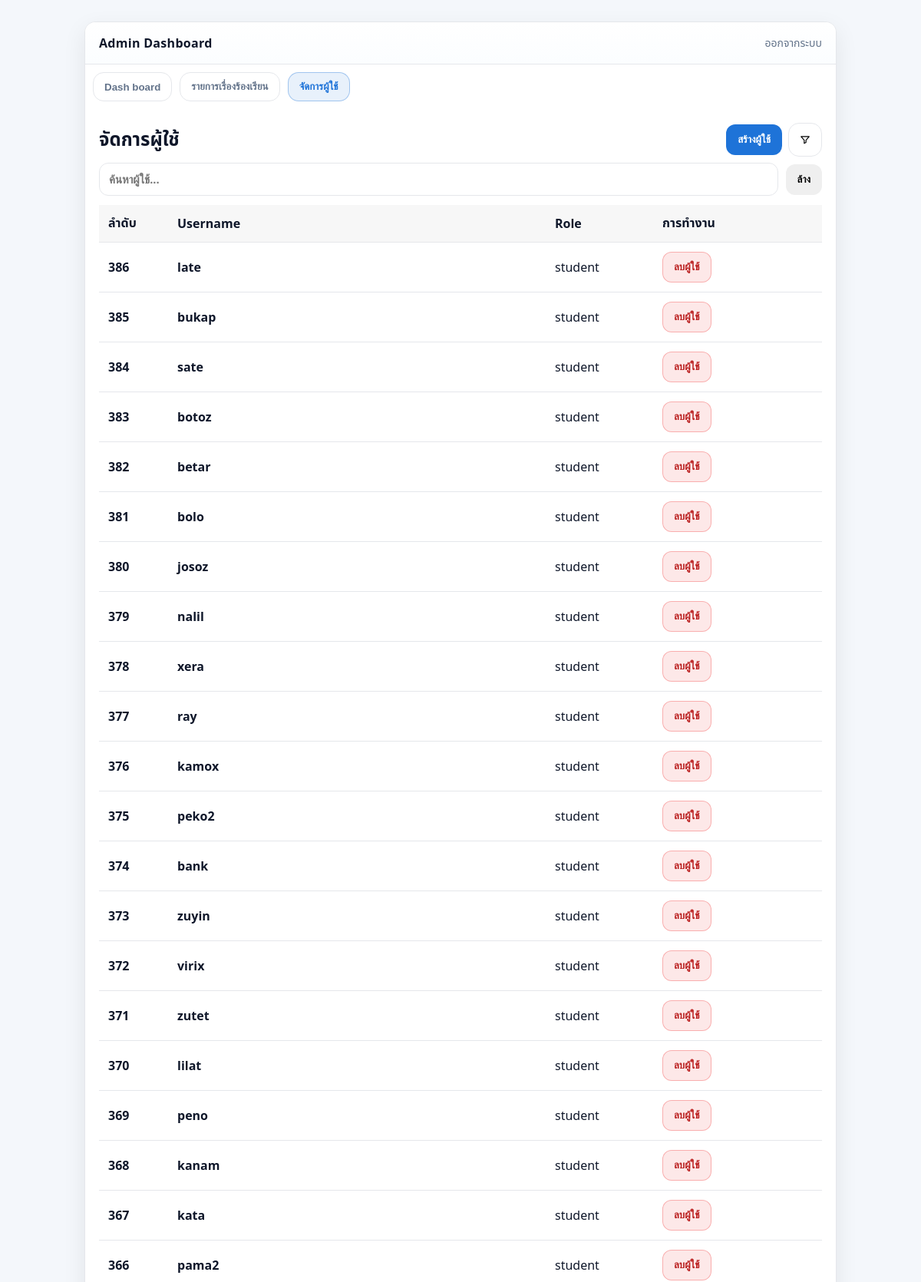
Page /admin/users (signed in, upper part) on the committed database.
### tables this page shows
CREATE TABLE users (
    id INTEGER PRIMARY KEY AUTOINCREMENT,
    username TEXT UNIQUE,
    password TEXT,
    role TEXT
, created_at REAL);

### code.py (the view)
@app.get("/admin/users", response_class=HTMLResponse)
def admin_users_page(request: Request, authorization: str | None = Header(None)):
    user = get_current_user(request, authorization)
    if user.get("role") != "root":
        return _redirect("/admin/dashboard")
    q = (request.query_params.get("q") or "").strip()
    role_filter = (request.query_params.get("role") or "all").strip().lower()
    sort = (request.query_params.get("sort") or "created_desc").strip().lower()
    from_date = (request.query_params.get("from") or "").strip()
    to_date = (request.query_params.get("to") or "").strip()
    where = []
    params: list = []
    if q:
        where.append("username LIKE ?")
        params.append(f"%{q}%")
    if role_filter in ("student", "admin"):
        where.append("role = ?")
        params.append(role_filter)
    else:
        role_filter = "all"
    def _parse_date_ymd(s: str, end_of_day: bool) -> float | None:
        if not s:
            return None
        try:
            dt = datetime.strptime(s, "%Y-%m-%d")
            if end_of_day:
                dt = dt.replace(hour=23, minute=59, second=59)
            return dt.timestamp()
        except Exception:
            return None
    ts_from = _parse_date_ymd(from_date, end_of_day=False)
    ts_to = _parse_date_ymd(to_date, end_of_day=True)
    if ts_from is not None:
        where.append("created_at >= ?")
        params.append(ts_from)
    if ts_to is not None:
        where.append("created_at <= ?")
        params.append(ts_to)
    order_map = {
        "created_desc": "created_at DESC, id DESC",
        "created_asc": "created_at ASC, id ASC",
        "username_asc": "username ASC",
        "username_desc": "username DESC",
        "id_asc": "id ASC",
        "id_desc": "id DESC",
    }
    order_by = order_map.get(sort, order_map["created_desc"])
    if sort not in order_map:
        sort = "created_desc"
    sql = "SELECT id, username, role, created_at FROM users"
    if where:
        sql += " WHERE " + " AND ".join(where)
    sql += " ORDER BY " + order_by
    conn = db()
    rows = conn.execute(sql, params).fetchall()
    users = []
    for r in rows:
        d = dict(r)
        d["created_at_fmt"] = fmt_th_date(d.get("created_at"))
        users.append(d)
    resp = templates.TemplateResponse(
        "admin_users.html",
        {
            "request": request,
            "username": user["sub"],
            "role": user.get("role"),
            "users": users,
            "q": q,
            "role_filter": role_filter,
            "sort": sort,
            "from_date": from_date,
            "to_date": to_date,
            "error": request.query_params.get("error"),
            "success": request.query_params.get("success"),
        },
    )
    return _no_store(resp)

### templates/admin_users.html (shortened to what this page needs)
<!doctype html>
<html lang="th">
  <head>
    <link rel="stylesheet" href="/static/css/web.css" />
  </head>
  <body>
    <div class="app">
      <div class="card">
        <div class="topbar">
          <div class="brand">Admin Dashboard</div>
          <a class="link" href="/logout">ออกจากระบบ</a>
        </div>
        <div class="tabs">
          <button class="tab" type="button" id="tabDash">Dash board</button>
          <button class="tab" type="button" id="tabList">
            รายการเรื่องร้องเรียน
          </button>
          <button class="tab active" type="button" id="tabUsers">
            จัดการผู้ใช้
          </button>
        </div>
        <div class="content">
          <div class="userHeaderRow">
            <h2 class="title userTitle">จัดการผู้ใช้</h2>
            <div class="userHeaderActions">
              <button class="btn primary" type="button" id="openCreate">
                สร้างผู้ใช้
              </button>
              <button
                class="btn filterBtn"
                type="button"
                id="openUserFilter"
                aria-label="filter"
                title="ตัวกรอง"
              >
                <svg width="18" height="18" viewBox="0 0 24 24" fill="none">
                  <path
                    d="M3 5h18l-7 8v5l-4 2v-7L3 5z"
                    stroke="currentColor"
                    stroke-width="2"
                    stroke-linejoin="round"
                  />
                </svg>
              </button>
            </div>
          </div>
          <div class="searchRow">
            <input
              class="searchInput"
              id="userSearch"
              type="text"
              placeholder="ค้นหาผู้ใช้..."
              autocomplete="off"
            />
            <button class="btn" type="button" id="clearUserSearch">ล้าง</button>
          </div>
          <div class="userTableWrap">
            <table class="userTable">
              <thead>
                <tr>
                  <th style="width: 90px">ลำดับ</th>
                  <th>Username</th>
                  <th style="width: 140px">Role</th>
                  <th style="width: 220px">การทำงาน</th>
                </tr>
              </thead>
              <tbody>
                {% for u in users %}
                <tr>
                  <td data-label="#" style="font-weight: 900">{{ u.id }}</td>
                  <td data-label="Username" style="font-weight: 900">
                    {{ u.username }}
                  </td>
                  <td data-label="Role">{{ u.role }}</td>
                  <td data-label="การทำงาน">
                    {% if u.role == "root" or u.username == "admin" %}
                    <span class="badge">Root</span>
                    {% else %}
                    <form
                      method="post"
                      action="/admin/users/delete"
                      style="display: inline-flex"
                      data-delete-user="1"
                      data-username="{{ u.username }}"
                    >
                      <button class="btn danger" type="submit">ลบผู้ใช้</button>
                    </form>
                    {% endif %}
                  </td>
                </tr>
                {% endfor %}
              </tbody>
            </table>
          </div>
        </div>
      </div>
    </div>
  </body>
</html>

### static/css/web.css (style rules this page uses)
:root { --primary: #1e73d8; --primary-dark: #155bb0; --bg: #f4f7fb; --card: #ffffff; --text: #0f172a; --muted: #64748b; --border: #e5e7eb; --shadow: 0 10px 30px rgba(2, 8, 23, 0.08); --radius: 14px; }
* { box-sizing: border-box; }
body { margin:0; font-family: system-ui, -apple-system, Segoe UI, Roboto, "Noto Sans Thai", sans-serif; background: var(--bg); color: var(--text); }
a { color: var(--primary); text-decoration: none; }
.app { min-height: 100vh; display:flex; align-items:flex-start; justify-content:center; padding: 28px 14px; }
.card { width: 100%; max-width: 920px; background: var(--card); border-radius: var(--radius); box-shadow: var(--shadow); overflow: hidden; border: 1px solid var(--border); }
.topbar { display:flex; justify-content:space-between; align-items:center; padding: 16px 18px; border-bottom: 1px solid var(--border); background: linear-gradient(180deg, #ffffff, #fbfdff); }
.brand { font-weight: 700; letter-spacing: 0.3px; }
.link { font-size: 14px; color: var(--muted); }
.tabs { display:flex; gap: 8px; padding: 12px 12px 0 12px; background: #fff; }
.tab { border: 1px solid var(--border); background: #fff; color: var(--muted); padding: 10px 12px; border-radius: 12px; cursor: pointer; font-weight: 600; }
.tab.active { color: var(--primary); border-color: rgba(30,115,216,.35); background: rgba(30,115,216,.08); }
.content { padding: 18px; }
.title { margin: 4px 0 14px 0; font-size: 24px; }
input[type="text"], input[type="password"], select, textarea { width: 100%; border: 1px solid var(--border); border-radius: 12px; padding: 12px 12px; font-size: 15px; outline: none; background: #fff; }
.btn { display:inline-flex; align-items:center; justify-content:center; gap:8px; border-radius: 12px; padding: 11px 14px; font-weight: 700; border: 1px solid transparent; cursor:pointer; user-select:none; }
.btn.primary { background: var(--primary); color:#fff; }
@media (min-width: 768px) { .card { max-width: 920px; } }
@media (min-width: 1024px) { .card { max-width: 980px; } }

### templates/admin_users.html (style rules this page uses)
.tabs { padding: 10px 10px 0 10px; display: flex; gap: 10px; flex-wrap: wrap; }
.tab { border: 1px solid var(--border); background: #fff; border-radius: 14px; padding: 10px 14px; font-weight: 900; cursor: pointer; }
.tab.active { background: rgba(30, 115, 216, 0.1); border-color: rgba(30, 115, 216, 0.35); color: var(--primary); }
.userHeaderRow { display: flex; align-items: center; justify-content: space-between; gap: 10px; flex-wrap: nowrap; overflow-x: auto; -webkit-overflow-scrolling: touch; margin: 10px 0 8px 0; }
.userTitle { margin: 0; white-space: nowrap; flex: 0 0 auto; }
.userHeaderActions { display: flex; gap: 8px; align-items: center; flex-wrap: nowrap; white-space: nowrap; flex: 0 0 auto; }
.searchRow { margin: 8px 0 12px 0; display: flex; gap: 10px; align-items: center; flex-wrap: wrap; }
.searchInput { flex: 1 1 260px; border: 1px solid var(--border); border-radius: 14px; padding: 10px 12px; font-weight: 900; outline: none; background: #fff; }
.filterBtn { display: inline-flex; align-items: center; justify-content: center; width: 44px; height: 44px; border-radius: 14px; border: 1px solid var(--border); background: #fff; cursor: pointer; }
.danger { background: rgba(239, 68, 68, 0.12); color: #b91c1c; border: 1px solid rgba(239, 68, 68, 0.35); }
table.userTable { width: 100%; border-collapse: collapse; min-width: 720px; }
.userTable th, .userTable td { padding: 12px; border-bottom: 1px solid var(--border); text-align: left; vertical-align: middle; white-space: nowrap; }
.userTable thead th { background: rgba(0, 0, 0, 0.03); font-weight: 900; }

### rows in the picture
users: id "386", username "late", role "student"
users: id "385", username "bukap", role "student"
users: id "384", username "sate", role "student"
users: id "383", username "botoz", role "student"
users: id "382", username "betar", role "student"
users: id "381", username "bolo", role "student"
users: id "380", username "josoz", role "student"
users: id "379", username "nalil", role "student"
users: id "378", username "xera", role "student"
users: id "377", username "ray", role "student"
users: id "376", username "kamox", role "student"
users: id "375", username "peko2", role "student"
users: id "374", username "bank", role "student"
users: id "373", username "zuyin", role "student"
users: id "372", username "virix", role "student"
users: id "371", username "zutet", role "student"
users: id "370", username "lilat", role "student"
users: id "369", username "peno", role "student"
users: id "368", username "kanam", role "student"
users: id "367", username "kata", role "student"
users: id "366", username "pama2", role "student"
